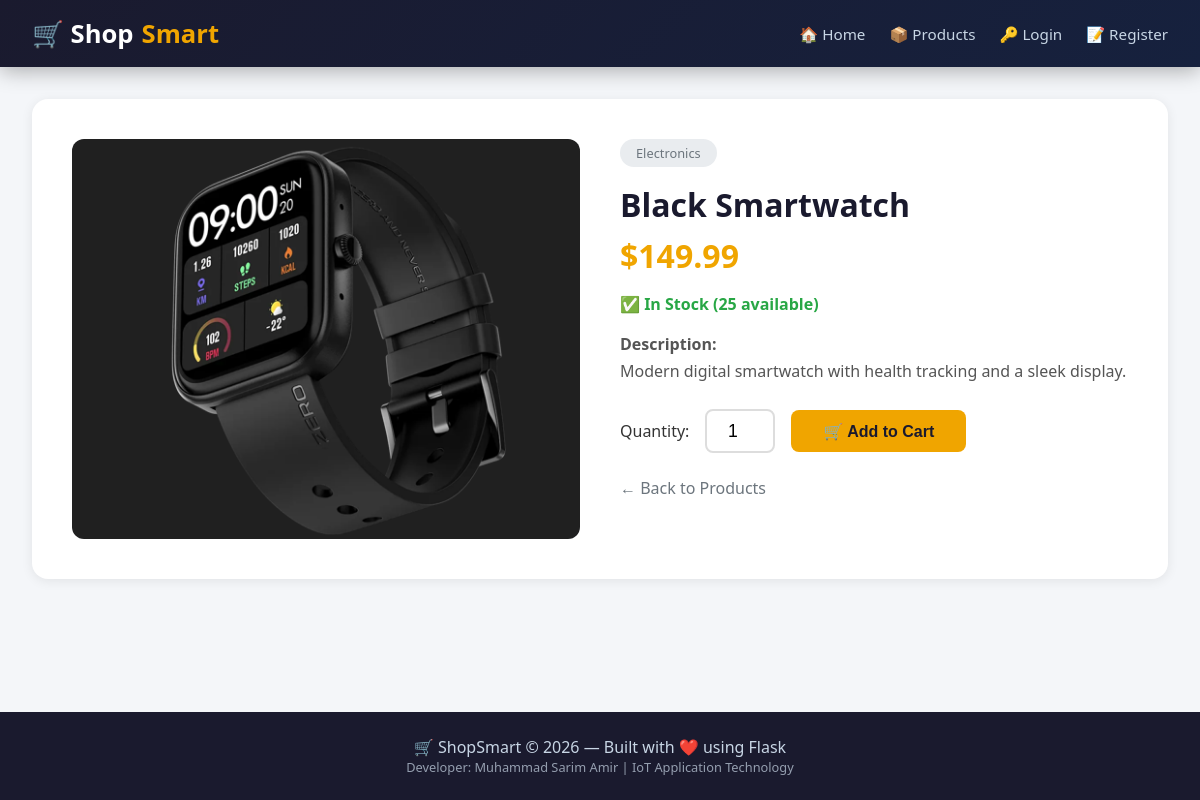
The app's page /product/3 with its own data.
### app.py (models this page shows)
class Product(db.Model):
    id = db.Column(db.Integer, primary_key=True)
    name = db.Column(db.String(100), nullable=False)
    description = db.Column(db.Text, nullable=True)
    price = db.Column(db.Float, nullable=False)
    stock_quantity = db.Column(db.Integer, default=0)
    image_filename = db.Column(db.String(200), nullable=True)
    category = db.Column(db.String(50), nullable=True)
    created_at = db.Column(db.DateTime, default=datetime.utcnow)

### app.py (the view)
@app.route('/product/<int:id>')
def product_detail(id):
    product = Product.query.get_or_404(id)
    cart_count = get_cart_count(session.get('user_id')) if session.get('user_id') else 0
    return render_template('product_detail.html', product=product, cart_count=cart_count)

### templates/product_detail.html (shortened to what this page needs)
{% extends 'base.html' %}
{% block content %}
<div class="product-detail">
    <img src="{{ url_for('static', filename='images/' + product.image_filename) if product.image_filename else 'https://via.placeholder.com/500x350/4e73df/ffffff?text=Product' }}"
         alt="{{ product.name }}">
    <div class="info">
        <span class="category">{{ product.category or 'Uncategorized' }}</span>
        <h2>{{ product.name }}</h2>
        <div class="price">${{ "%.2f"|format(product.price) }}</div>
        <div class="stock">
            {% if product.stock_quantity > 0 %}
                <span class="in-stock">✅ In Stock ({{ product.stock_quantity }} available)</span>
            {% else %}
                <span class="out-of-stock">❌ Out of Stock</span>
            {% endif %}
        </div>
        <div class="description">
            <strong>Description:</strong>
            <p>{{ product.description or 'No description available.' }}</p>
        </div>
        {% if product.stock_quantity > 0 %}
            <form method="POST" action="{{ url_for('add_to_cart', product_id=product.id) }}" class="add-form">
                <label for="qty">Quantity:</label>
                <input type="number" name="quantity" id="qty" value="1" min="1" max="{{ product.stock_quantity }}">
                <button type="submit">🛒 Add to Cart</button>
            </form>
        {% else %}
            <p style="color:#dc3545; font-weight:600;">Sorry, this product is currently out of stock.</p>
        {% endif %}
        <a href="{{ url_for('products') }}" class="back-link">← Back to Products</a>
    </div>
</div>
{% endblock %}

### templates/base.html (style rules this page uses)
* { margin: 0; padding: 0; box-sizing: border-box; }
body { font-family: 'Segoe UI', Tahoma, Geneva, Verdana, sans-serif; background: #f4f6f9; color: #333; min-height: 100vh; display: flex; flex-direction: column; }

### templates/product_detail.html (style rules this page uses)
.product-detail { display: grid; grid-template-columns: 1fr 1fr; gap: 2.5rem; background: white; border-radius: 16px; padding: 2.5rem; box-shadow: 0 2px 12px rgba(0,0,0,0.08); }
.product-detail img { width: 100%; height: 400px; object-fit: cover; border-radius: 12px; background: #f4f6f9; }
.product-detail .info h2 { font-size: 2rem; color: #1a1a2e; margin-bottom: 0.5rem; }
.product-detail .info .price { font-size: 2rem; font-weight: 700; color: #f0a500; margin-bottom: 1rem; }
.product-detail .info .category { display: inline-block; background: #e9ecef; padding: 0.3rem 1rem; border-radius: 20px; font-size: 0.8rem; color: #6c757d; margin-bottom: 1rem; }
.product-detail .info .description { color: #555; line-height: 1.7; margin-bottom: 1.5rem; }
.product-detail .info .stock { font-weight: 600; margin-bottom: 1rem; }
.product-detail .info .in-stock { color: #28a745; }
.product-detail .info .add-form { display: flex; align-items: center; gap: 1rem; flex-wrap: wrap; }
.product-detail .info .add-form input { width: 70px; padding: 0.6rem; border: 2px solid #ddd; border-radius: 8px; text-align: center; font-size: 1.1rem; }
.product-detail .info .add-form button { padding: 0.7rem 2rem; background: #f0a500; color: #1a1a2e; border: none; border-radius: 8px; font-weight: 600; font-size: 1rem; cursor: pointer; transition: background 0.3s ease; }
.product-detail .info .back-link { display: inline-block; margin-top: 1.5rem; color: #6c757d; text-decoration: none; }

### records on screen
Product: image_filename (picture), category "Electronics", name "Black Smartwatch", price "149.99", stock_quantity "25", description "Modern digital smartwatch with health tracking and a sleek display."
